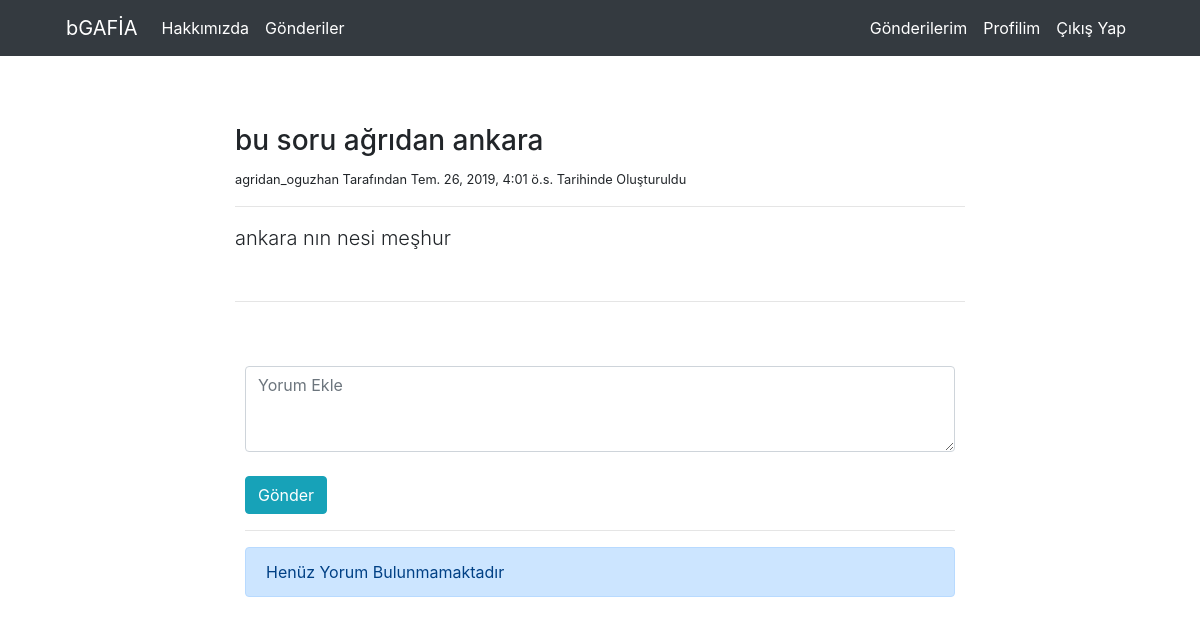
The app's page /post/detail/31 (signed in) with its own data.
### post/models.py (models this page shows, shortened)
class UserPost(models.Model):
    author=models.ForeignKey("auth.User",on_delete=models.CASCADE,verbose_name="Yazar",blank=False)
    title=models.CharField(max_length=50,blank=False,verbose_name="Başlık")
    content=models.TextField(max_length=500,blank=False,verbose_name="Gönderi")
    cities=(
        ('Adana','Adana'),('Adıyaman','Adıyaman'),('Afyon','Afyon'),
('Agri','Agri'),('Amasya','Amasya'),('Ankara','Ankara'),('Antalya','Antalya'),('Artvin','Artvin'),
('Aydin','Aydin'),('Balikesir','Balikesir'),('Bilecik','Bilecik'),('Bingöl','Bingöl'),('Bitlis','Bitlis'),
('Bolu','Bolu'),('Burdur','Burdur'),('Bursa','Bursa'),('Canakkale','Canakkale'),('Cankiri','Cankiri'),('Corum','Corum'),
('Denizli','Denizli'),('Diyarbakir','Diyarbakir'),('Edirne','Edirne'),('Elazig','Elazig'),('Erzincan','Erzincan'),
('Erzurum','Erzurum'),('Eskisehir','Eskisehir'),('Gaziantep','Gaziantep'),('Giresun','Giresun'),('Gumushane','Gumushane'),('Hakkari','Hakkari'),
('Hatay','Hatay'),('Isparta','Isparta'),('Mersin','Mersin'),('Istanbul','Istanbul'),('Izmir','Izmir'),('Kars','Kars'),('Kastamonu','Kastamonu'),
('Kayseri','Kayseri'),('Kirklareli','Kirklareli'),('Kirşehir','Kirşehir'),('Kocaeli','Kocaeli'),('Konya','Konya'),('Kutahya','Kutahya'),('Malatya','Malatya'),
('Manisa','Manisa'),('Kahramanmaras','Kahramanmaras'),('Mardin','Mardin'),('Mugla','Mugla'),('Mus','Mus'),('Nevsehir','Nevsehir'),
('Nigde','Nigde'),('Ordu','Ordu'),('Rize','Rize'),('Sakarya','Sakarya'),('Samsun','Samsun'),
('Siirt','Siirt'),('Sinop','Sinop'),('Sivas','Sivas'),('Tekirdag','Tekirdag'),
('Tokat','Tokat'),('Trabzon','Trabzon'),('Tunceli','Tunceli'),('Sanliurfa','Sanliurfa'),('Usak','Usak'),
('Van','Van'),('Yozgat','Yozgat'),('Zonguldak','Zonguldak'),('Aksaray','Aksaray'),('Bayburt','Bayburt'),
('Karaman','Karaman'),('Kirikkale','Kirikkale'),('Batman','Batman'),('Sirnak','Sirnak'),('Bartin','Bartin'),
('Ardahan','Ardahan'),('Iğdir','Iğdir'),('Yalova','Yalova'),('Karabuk','Karabuk'),('Kilis','Kilis'),
('Osmaniye','Osmaniye'),('Düzce','Düzce'))
    to_city=models.CharField(max_length=20,choices=cities,verbose_name="Şehir")
    created_date=models.DateTimeField(auto_now_add=True)
    comment_number=models.IntegerField(default=0)
    class Meta:
        ordering = ['-created_date']

### post/views.py (the view)
# urls.py: path("detail/<int:id>",views.detail,name="detail"),
@login_required(login_url="auths:login")
def detail(request,id):
    post=UserPost.objects.filter(id=id).first()
    print("*******************---------------------")
    print(request.user.userdata.city)
    print(post.to_city)
    print("*******************---------------------")
    if post.to_city == request.user.userdata.city or post.author_id == request.user.id:
        comments=post.comments.all()
        content = {
            "post":post,
            "comments":comments
        }
        return render(request,"detail.html",content)
    messages.info(request,"Sadece Şehrinize Ait sorulara Bakabilirsiniz")
    return redirect("index")

### templates/detail.html (shortened to what this page needs)
{% extends "layout.html" %}
{% load crispy_forms_tags %}
{% block body %}
<div class="row">
    <div class="col-md-8 offset-md-2 mb-5">
        <h3 class="mt-4">{{post.title}}</h3>
        <small>
            {{post.author.username}} Tarafından {{post.created_date}} Tarihinde Oluşturuldu
        </small>
        <hr>
        <p class="lead mb-5">{{post.content|safe}}
        </p>
        <hr>
    </div>
</div>
<div class="col-md-8 offset-md-2">
    <div class="comment-wrapper">
        <div class="panel panel-info">
            <div class="panel-body">
                <form action="{% url 'post:comment' post.id %}" method="POST">
                <textarea class="form-control" placeholder="Yorum Ekle" rows="3" name="comment_content"></textarea>
                <br>
                <button type="submit" class="btn btn-info pull-right">Gönder</button>
                <hr>
                </form>
                {% if comments %}
                {% for comment in comments  %}
                <ul class="media-list">
                        <li class="media">
                            <a class="pull-left">
                                <img src="https://bootdey.com/img/Content/user_1.jpg" class="img-circle rounded-circle">
                            </a>
                            <div class="media-body">
                                <span class="text-muted pull-right">
                                    <small class="text-muted">{{comment.comment_date}}</small>
                                </span>
                                <p>
                                    {{comment.comment_content}}
                                </p>
                            </div>
                        </li>
                    </ul>
                {% endfor %}
                {% else %}
                <div class="alert alert-primary">Henüz Yorum Bulunmamaktadır</div>
                {% endif %}
            </div>
        </div>
    </div>
</div>
{% endblock body %}

### static/css/comment_style.css (style rules this page uses)
body { margin-top:20px; }
.comment-wrapper .panel-body { max-height:1000px; overflow:auto; }

### records on screen
UserPost: title "bu soru ağrıdan ankara", author.username "agridan_oguzhan", created_date "Tem. 26, 2019, 4:01 ö.s.", content "ankara nın nesi meşhur"
